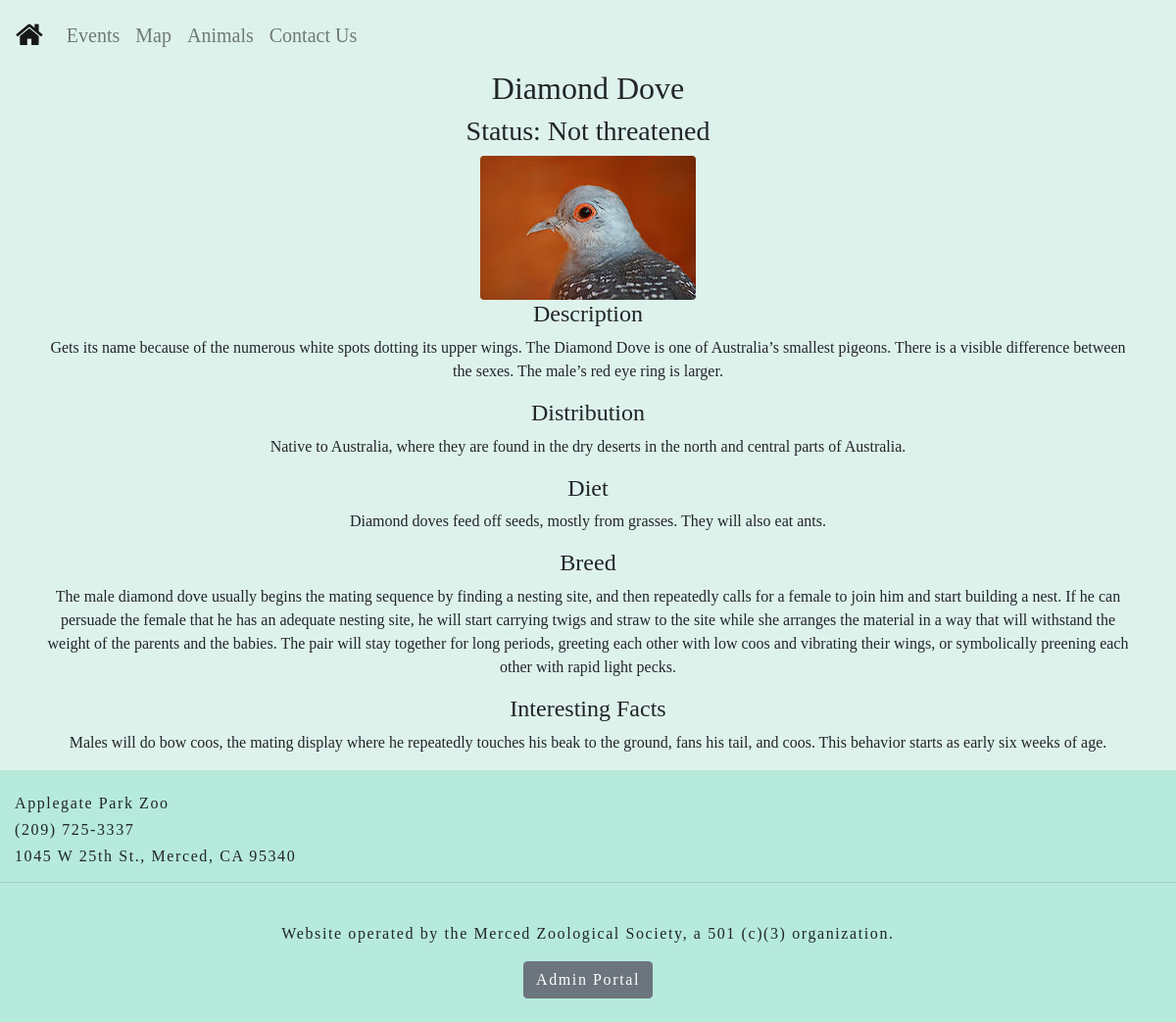
The app's page /animals/1 with its own data.
### run.py (models this page shows, shortened)
class Animal(db.Model):
    id_animal = db.Column(db.Integer, primary_key=True)
    names = db.Column(db.String, unique=False, nullable=True)
    name_animal = db.Column(db.String, unique=False, nullable=True)
    dist_animal = db.Column(db.String, unique=False, nullable=True)
    diet_animal = db.Column(db.String, unique=False, nullable=True)
    desc_animal = db.Column(db.String, unique=False, nullable=True)
    breed_animal = db.Column(db.String, unique=False, nullable=True)
    behavior_animal = db.Column(db.String, unique=False, nullable=True)
    status_animal = db.Column(db.String, unique=False, nullable=True)
    fact_animal = db.Column(db.String, unique=False, nullable=True)
    image_filename = db.Column(db.String, default=None, nullable=True)
    image_url = db.Column(db.String, default=None, nullable=True)

### run.py (the view)
@app.route("/animals/<id>")
def animal(id):
    anim = Animal.query.get(id)
    print(anim.image_url)
    return render_template("animal.html", animal=anim)

### templates/animal.html (shortened to what this page needs)
{% extends "layout.html" %}
{% block content %}
<div class="container" style="text-align:center;">
  <h2>{{animal.name_animal}}</h2>
  <h3>Status: {{animal.status_animal}}</h3>
  {% if animal.image_filename %}
  <img class = "rounded" src="/static/img/{{animal.image_filename}}">
  {% else %}
  <img src="/static/img/default.png">
  {% endif %}
  {% if animal.desc_animal %}
  <h4>Description</h4>
  <p>{{animal.desc_animal}}</p>
  {%endif%}
  {% if animal.dist_animal %}
  <h4>Distribution</h4>
  <p>{{animal.dist_animal}}</p>
  {%endif%}
  {% if animal.diet_animal %}
  <h4>Diet</h4>
  <p>{{animal.diet_animal}}</p>
  {%endif%}
  {% if animal.breed_animal %}
  <h4>Breed</h4>
  <p>{{animal.breed_animal}}</p>
  {%endif%}
  {% if animal.fact_animal %}
  <h4>Interesting Facts</h4>
  <p>{{animal.fact_animal}}</p>
  {%endif%}
</div>
{% endblock %}

### static/css/main.css (style rules this page uses)
html, body { max-width: 100%; overflow-x: hidden; font-family: 'Mutsuki'; margin: 0%; background-color:#DEF2EC; }

### records on screen
Animal: name_animal "Diamond Dove", status_animal "Not threatened", image_filename (picture), desc_animal "Gets its name because of the numerous white spots dotting its upper wings. The Diamond Dove is one of Australia’s smallest pigeons. There is a visible difference between the sexes. The male’s red eye ring is larger.", dist_animal "Native to Australia, where they are found in the dry deserts in the north and central parts of Australia.", diet_animal "Diamond doves feed off seeds, mostly from grasses. They will also eat ants.", breed_animal "The male diamond dove usually begins the mating sequence by finding a nesting site, and then repeatedly calls for a female to join him and start building a nest. If he can persuade the female that he has an adequate nesting site, he will start carrying twigs and straw to the site while she arranges the material in a way that will withstand the weight of the parents and the babies. The pair will stay together for long periods, greeting each other with low coos and vibrating their wings, or symbolically preening each other with rapid light pecks.", fact_animal "Males will do bow coos, the mating display where he repeatedly touches his beak to the ground, fans his tail, and coos. This behavior starts as early six weeks of age."
